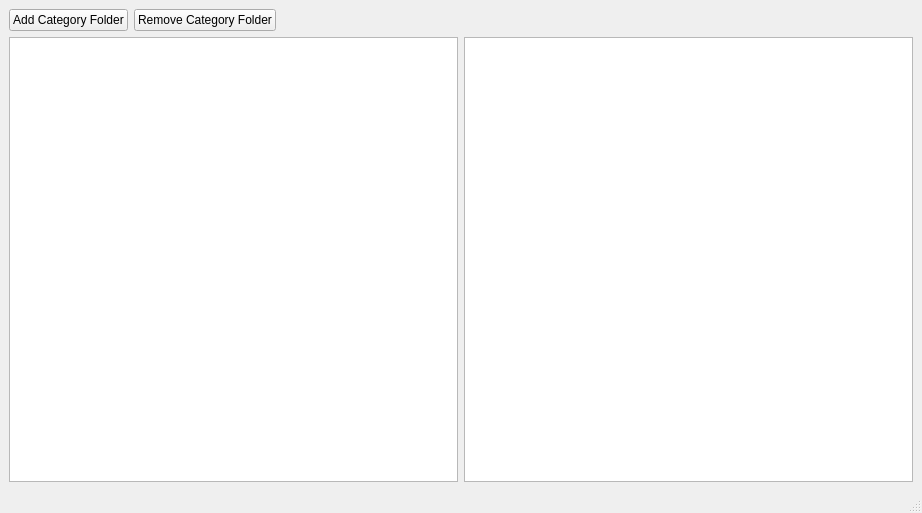
<?xml version="1.0" encoding="UTF-8"?>
<ui version="4.0">
 <class>catalog</class>
 <widget class="QMainWindow" name="catalog">
  <property name="geometry">
   <rect>
    <x>0</x>
    <y>0</y>
    <width>922</width>
    <height>513</height>
   </rect>
  </property>
  <property name="sizePolicy">
   <sizepolicy hsizetype="Preferred" vsizetype="Preferred">
    <horstretch>0</horstretch>
    <verstretch>0</verstretch>
   </sizepolicy>
  </property>
  <property name="windowTitle">
   <string>catalog</string>
  </property>
  <widget class="QWidget" name="centralwidget">
   <property name="sizePolicy">
    <sizepolicy hsizetype="Expanding" vsizetype="Expanding">
     <horstretch>0</horstretch>
     <verstretch>0</verstretch>
    </sizepolicy>
   </property>
   <layout class="QVBoxLayout" name="verticalLayout_2">
    <item>
     <layout class="QVBoxLayout" name="verticalLayout">
      <item>
       <layout class="QHBoxLayout" name="horizontalLayout">
        <item>
         <widget class="QPushButton" name="pushButton">
          <property name="text">
           <string>Add Category Folder</string>
          </property>
         </widget>
        </item>
        <item>
         <widget class="QPushButton" name="pushButton_2">
          <property name="text">
           <string>Remove Category Folder</string>
          </property>
         </widget>
        </item>
        <item>
         <spacer name="horizontalSpacer">
          <property name="orientation">
           <enum>Qt::Horizontal</enum>
          </property>
          <property name="sizeHint" stdset="0">
           <size>
            <width>48</width>
            <height>20</height>
           </size>
          </property>
         </spacer>
        </item>
       </layout>
      </item>
      <item>
       <layout class="QHBoxLayout" name="horizontalLayout_2">
        <item>
         <widget class="QTreeView" name="treeView"/>
        </item>
        <item>
         <widget class="QListView" name="listView"/>
        </item>
       </layout>
      </item>
     </layout>
    </item>
   </layout>
  </widget>
  <widget class="QStatusBar" name="statusbar"/>
 </widget>
 <resources/>
 <connections/>
</ui>
